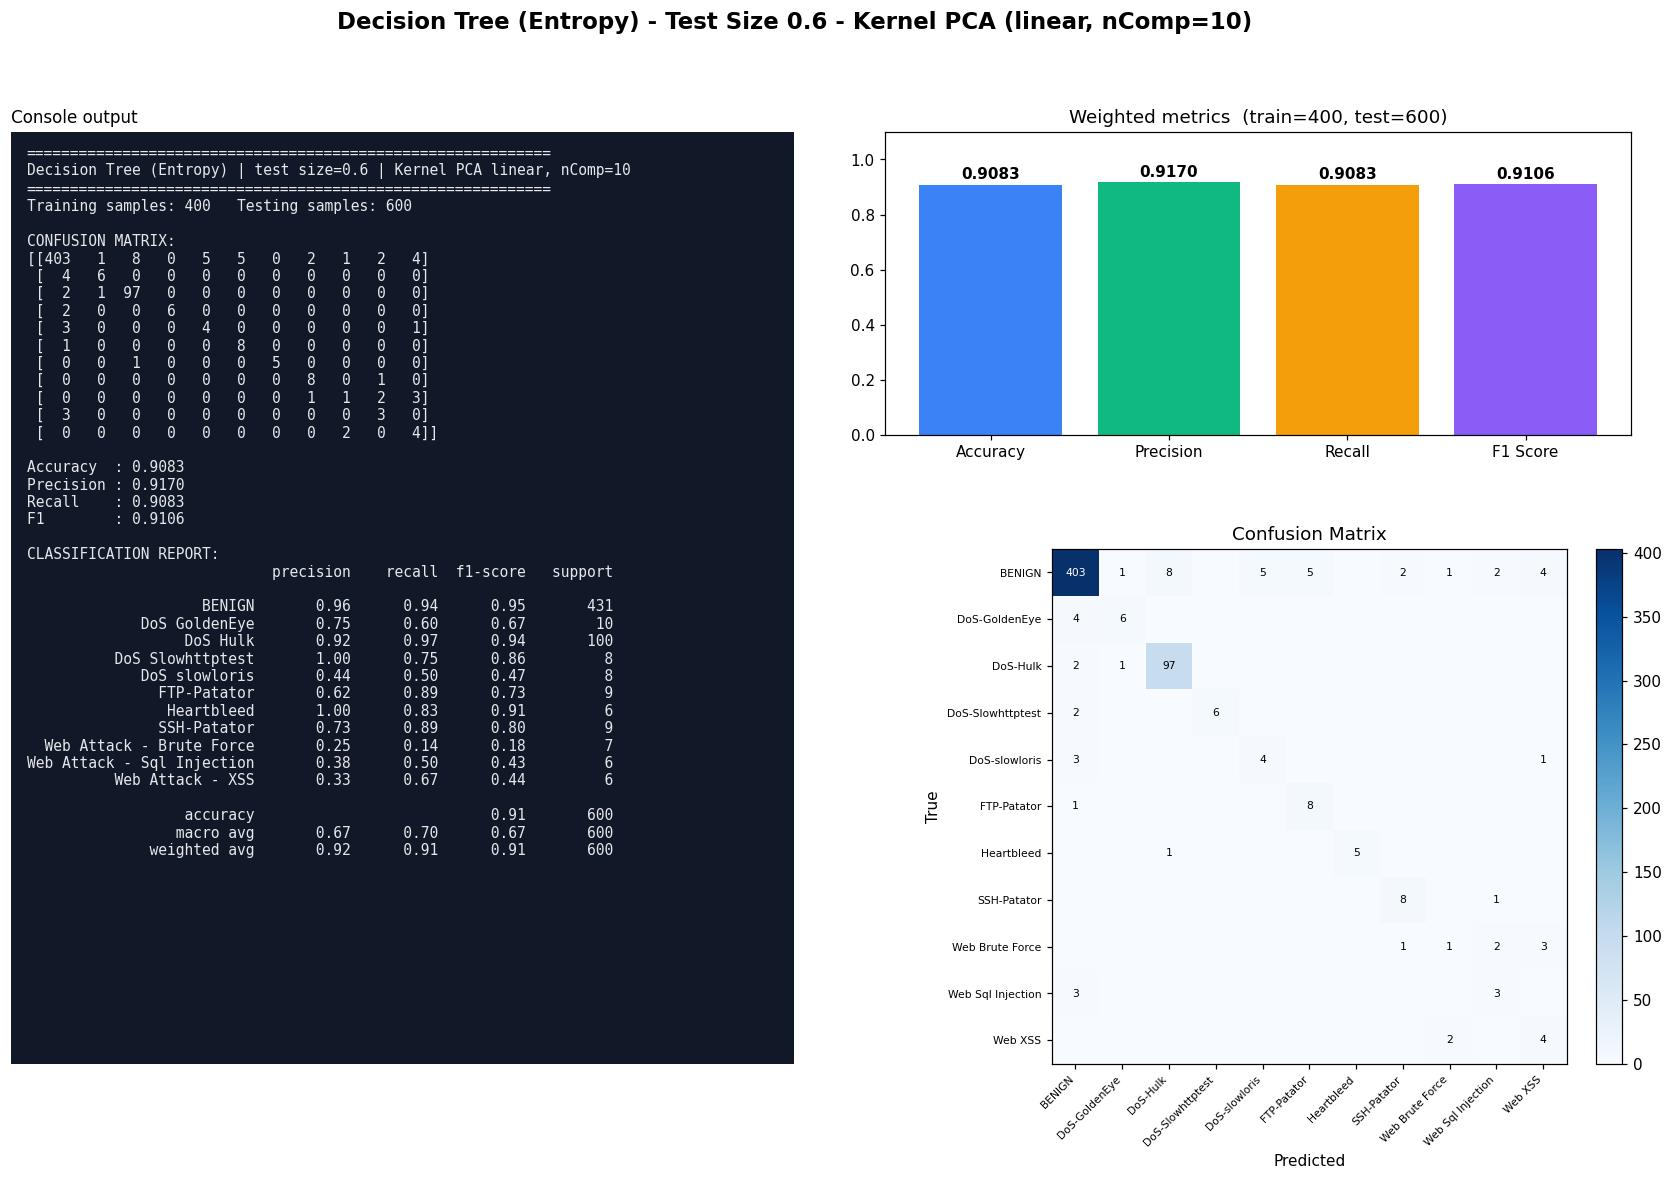

Recreate this plot in Python.
#!/usr/bin/env python3
"""Decision Tree (Entropy) | Test size 0.6 | Kernel PCA kernel=linear, n_components=10
CIC-IDS2017 (Tue+Wed+Thu-morning) 1000-row stratified sample.
Run in any IDE (Spyder / VS Code / PyCharm / Jupyter): open the file and press Run, no arguments needed.
Saves next to this file: 'Test0.6_nComp10_DT.jpg' - one image with the console output (confusion matrix, metrics, classification report) plus charts."""
import json, os
import numpy as np
import matplotlib.pyplot as plt
from sklearn.decomposition import KernelPCA
from sklearn.tree import DecisionTreeClassifier
from sklearn.metrics import (accuracy_score, classification_report, confusion_matrix,
                             f1_score, precision_score, recall_score)
from sklearn.model_selection import train_test_split
from sklearn.preprocessing import StandardScaler

TEST_SIZE, KERNEL, N_COMP, ALG, ALG_NAME = 0.6, "linear", 10, "DT", "Decision Tree (Entropy)"
try:
    HERE = os.path.dirname(os.path.abspath(__file__))
except NameError:                      # Jupyter / interactive console
    HERE = os.getcwd()
def _find_root():                      # folder that contains data/sample.npz (works from any working directory)
    for p in (HERE, os.path.join(HERE, ".."), os.path.join(HERE, "..", ".."), os.getcwd()):
        if os.path.exists(os.path.join(p, "data", "sample.npz")):
            return os.path.abspath(p)
    raise FileNotFoundError("data/sample.npz not found - run prepare_data.py or keep the repo folder structure")
ROOT = _find_root()
tag = f"Test{TEST_SIZE}_nComp{N_COMP}_{ALG}"

# 1. LOAD cached, cleaned sample (see prepare_data.py)
d = np.load(os.path.join(ROOT, "data", "sample.npz"), allow_pickle=True)
X, y, class_names = d["X"], d["y"], [str(c).replace("�", "-") for c in d["classes"]]

# 2. SPLIT
X_train, X_test, y_train, y_test = train_test_split(
    X, y, test_size=TEST_SIZE, random_state=42, stratify=y)

# 3. SCALE (fit on train only)
scaler = StandardScaler()
X_train = scaler.fit_transform(X_train); X_test = scaler.transform(X_test)

# 4. DIMENSIONALITY REDUCTION: Kernel PCA (fit on train only; gamma = sklearn default 1/n_features)
kpca = KernelPCA(n_components=N_COMP, kernel=KERNEL, random_state=0)
X_train = kpca.fit_transform(X_train); X_test = kpca.transform(X_test)

# 5. CLASSIFIER
classifier = DecisionTreeClassifier(criterion="entropy", random_state=0)
classifier.fit(X_train, y_train)
y_pred = classifier.predict(X_test)

# 6. METRICS
labels = np.arange(len(class_names))
cm = confusion_matrix(y_test, y_pred, labels=labels)
res = dict(test_size=TEST_SIZE, kernel=KERNEL, n_components=N_COMP, algorithm=ALG, model=ALG_NAME,
           n_train=int(len(y_train)), n_test=int(len(y_test)),
           accuracy=accuracy_score(y_test, y_pred),
           precision=precision_score(y_test, y_pred, average="weighted", zero_division=0),
           recall=recall_score(y_test, y_pred, average="weighted", zero_division=0),
           f1=f1_score(y_test, y_pred, average="weighted", zero_division=0))
report = classification_report(y_test, y_pred, labels=labels, target_names=class_names, zero_division=0)
lines = ["=" * 60, f"{ALG_NAME} | test size={TEST_SIZE} | Kernel PCA {KERNEL}, nComp={N_COMP}", "=" * 60,
         f"Training samples: {len(y_train)}   Testing samples: {len(y_test)}", "", "CONFUSION MATRIX:", np.array2string(cm), ""]
for k in ("accuracy", "precision", "recall", "f1"): lines.append(f"{k.capitalize():10s}: {res[k]:.4f}")
lines += ["", "CLASSIFICATION REPORT:", report]
console_output = "\n".join(lines); print(console_output)

# 7. VISUAL OUTPUT: console output + charts in ONE image (real results only)
short = [c.replace("Web Attack - ", "Web ").replace("DoS ", "DoS-") for c in class_names]
fig = plt.figure(figsize=(19, 11), dpi=110)
gs = fig.add_gridspec(2, 2, width_ratios=[1.05, 1], height_ratios=[1, 1.7], hspace=0.28, wspace=0.12)
fig.suptitle(f"{ALG_NAME} - Test Size {TEST_SIZE} - Kernel PCA ({KERNEL}, nComp={N_COMP})", fontsize=15, fontweight="bold")
axt = fig.add_subplot(gs[:, 0]); axt.set_facecolor("#111827"); axt.set_xticks([]); axt.set_yticks([])
for sp in axt.spines.values(): sp.set_visible(False)
axt.text(0.02, 0.985, console_output, family="monospace", fontsize=9.6, color="#e5e7eb", va="top", ha="left", transform=axt.transAxes)
axt.set_title("Console output", loc="left", fontsize=11)
ax0 = fig.add_subplot(gs[0, 1]); ax1 = fig.add_subplot(gs[1, 1])
names = ["Accuracy", "Precision", "Recall", "F1 Score"]; vals = [res["accuracy"], res["precision"], res["recall"], res["f1"]]
bars = ax0.bar(names, vals, color=["#3b82f6", "#10b981", "#f59e0b", "#8b5cf6"])
ax0.set_ylim(0, 1.1); ax0.set_title(f"Weighted metrics  (train={res['n_train']}, test={res['n_test']})")
for b in bars: ax0.text(b.get_x() + b.get_width() / 2, b.get_height() + .02, f"{b.get_height():.4f}", ha="center", fontweight="bold")
im = ax1.imshow(cm, cmap="Blues"); fig.colorbar(im, ax=ax1, fraction=.046, pad=.04)
ax1.set_xticks(labels); ax1.set_yticks(labels); ax1.set_xticklabels(short, rotation=45, ha="right", fontsize=7); ax1.set_yticklabels(short, fontsize=7)
ax1.set_xlabel("Predicted"); ax1.set_ylabel("True"); ax1.set_title("Confusion Matrix")
for a in labels:
    for b_ in labels:
        if cm[a, b_]: ax1.text(b_, a, cm[a, b_], ha="center", va="center", fontsize=7, color="white" if cm[a, b_] > cm.max() / 2 else "black")
plt.savefig(os.path.join(HERE, tag + ".jpg"), format="jpg", bbox_inches="tight")
if os.environ.get("ACN_NO_SHOW") != "1": plt.show()   # IDEs display the image; run_all.py disables this
plt.close()

os.makedirs(os.path.join(ROOT, "results", "json"), exist_ok=True)
with open(os.path.join(ROOT, "results", "json", tag + ".json"), "w") as f: json.dump(res, f)
